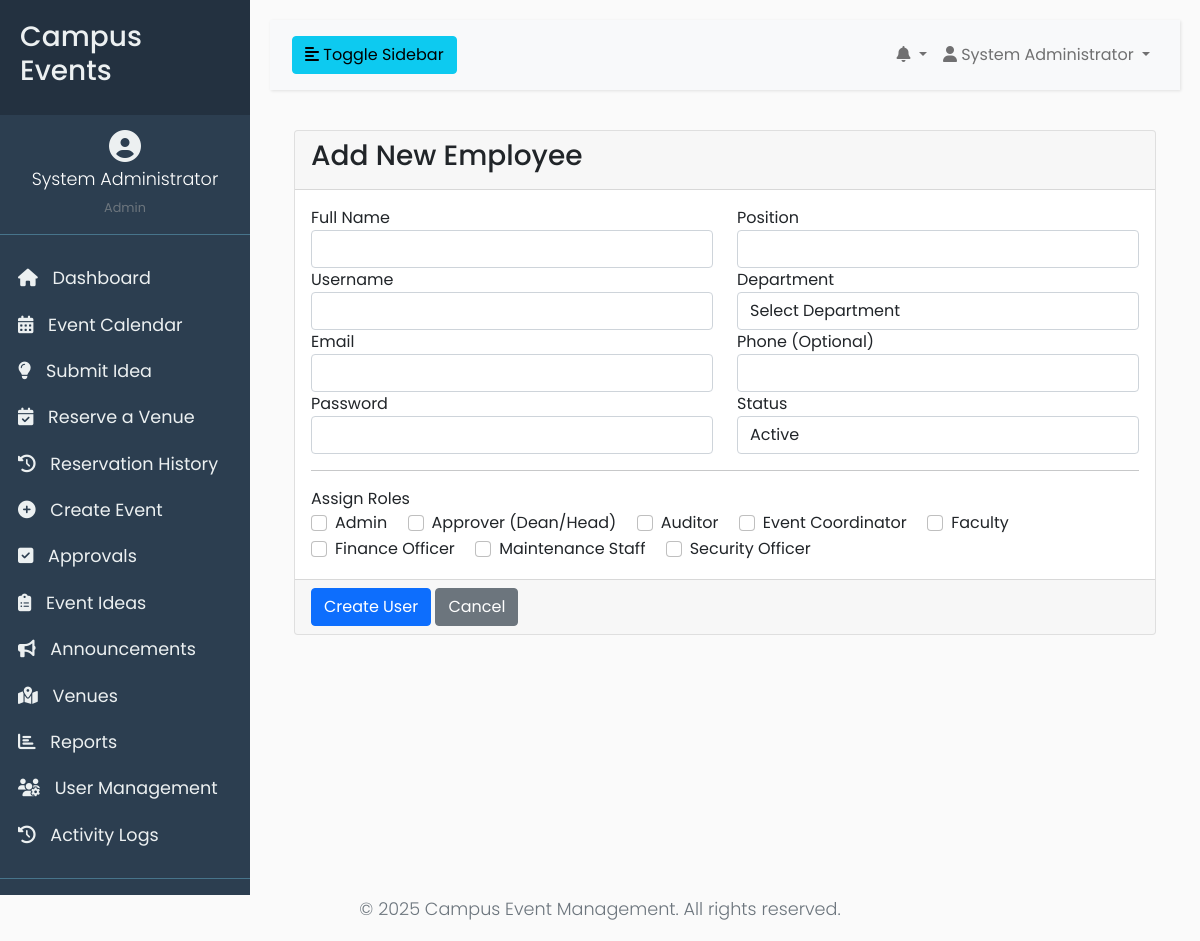
Screenshot of /views/admin/users/create.php?type=employee (signed in) with the database file from the repository.
### tables this page shows
CREATE TABLE IF NOT EXISTS `roles` (
    `id` INT PRIMARY KEY AUTO_INCREMENT,
    `name` VARCHAR(50) NOT NULL UNIQUE,
    `description` TEXT NULL,
    `created_at` TIMESTAMP DEFAULT CURRENT_TIMESTAMP,
    INDEX `idx_role_name` (`name`)
);

### views/admin/users/create.php (the view, shortened to what this page needs)
<?php
$conn = get_db_connection();
$type = $_GET['type'] ?? 'employee';
$role_query_part = ($type === 'student')
    ? "WHERE name IN ('Student', 'Guest User')"
    : "WHERE name NOT IN ('Student', 'Guest User')";
$stmt_roles = $conn->query("SELECT id, name FROM roles {$role_query_part} ORDER BY name ASC");
$roles = $stmt_roles->fetchAll(PDO::FETCH_ASSOC);
require_once __DIR__ . '/../../includes/header.php';
?>
<div class="container-fluid">
    <div class="row">
        <div class="col-12">
            <div class="card card-primary">
                <div class="card-header">
                    <h3 class="card-title">Add New <?= htmlspecialchars(ucfirst($type)) ?></h3>
                </div>
                <form action="process.php" method="POST">
                    <div class="card-body">
                        <div class="row">
                            <div class="col-md-6">
                                <div class="form-group">
                                    <label for="full_name">Full Name</label>
                                    <input type="text" class="form-control" id="full_name" name="full_name" required>
                                </div>
                                <div class="form-group">
                                    <label for="username">Username</label>
                                    <input type="text" class="form-control" id="username" name="username" required>
                                </div>
                                <div class="form-group">
                                    <label for="email">Email</label>
                                    <input type="email" class="form-control" id="email" name="email" required>
                                </div>
                                <div class="form-group">
                                    <label for="password">Password</label>
                                    <input type="password" class="form-control" id="password" name="password" required>
                                </div>
                            </div>
                            <div class="col-md-6">
                                <?php if ($type === 'student'): ?>
                                    <div class="form-group">
                                        <label for="student_number">Student Number</label>
                                        <input type="text" class="form-control" id="student_number" name="student_number" required>
                                    </div>
                                <?php else:  ?>
                                    <div class="form-group">
                                        <label for="position">Position</label>
                                        <input type="text" class="form-control" id="position" name="position" required>
                                    </div>
                                <?php endif; ?>
                                <div class="form-group">
                                    <label for="department">Department</label>
                                    <select class="form-control" id="department" name="department" required>
                                        <option value="">Select Department</option>
                                    </select>
                                </div>
                                <div class="form-group">
                                    <label for="phone">Phone (Optional)</label>
                                    <input type="text" class="form-control" id="phone" name="phone">
                                </div>
                                <div class="form-group">
                                    <label for="status">Status</label>
                                    <select class="form-control" id="status" name="status">
                                        <option value="active" selected>Active</option>
                                    </select>
                                </div>
                            </div>
                        </div>
                        <hr>
                        <div class="form-group">
                            <label>Assign Roles</label>
                            <div>
                                <?php foreach ($roles as $role): ?>
                                    <div class="form-check form-check-inline">
                                        <input class="form-check-input" type="checkbox" name="roles[]" id="role_<?= $role['id'] ?>" value="<?= $role['id'] ?>">
                                        <label class="form-check-label" for="role_<?= $role['id'] ?>"><?= htmlspecialchars($role['name']) ?></label>
                                    </div>
                                <?php endforeach; ?>
                            </div>
                        </div>
                    </div>
                    <div class="card-footer">
                        <button type="submit" class="btn btn-primary">Create User</button>
                        <a href="index.php" class="btn btn-secondary">Cancel</a>
                    </div>
                </form>
            </div>
        </div>
    </div>
</div>
<?php
require_once __DIR__ . '/../../includes/footer.php';
?>

### assets/css/style.css (style rules this page uses)
body { font-family: 'Poppins', sans-serif; background: #fafafa; }
a, a:hover, a:focus { color: inherit; text-decoration: none; transition: all 0.3s; }

### rows the page displays
roles: name "Admin"
roles: name "Approver (Dean/Head)"
roles: name "Auditor"
roles: name "Event Coordinator"
roles: name "Faculty"
roles: name "Finance Officer"
roles: name "Maintenance Staff"
roles: name "Security Officer"

### other values shown
$userFullName "System Administrator"
$userRoleDisplay "Admin"
$item['label'] "Dashboard"
$item['label'] "Event Calendar"
$item['label'] "Submit Idea"
$item['label'] "Reserve a Venue"
$item['label'] "Reservation History"
$item['label'] "Create Event"
$item['label'] "Approvals"
$item['label'] "Event Ideas"
$item['label'] "Announcements"
$item['label'] "Venues"
$item['label'] "Reports"
$item['label'] "User Management"
$item['label'] "Activity Logs"
